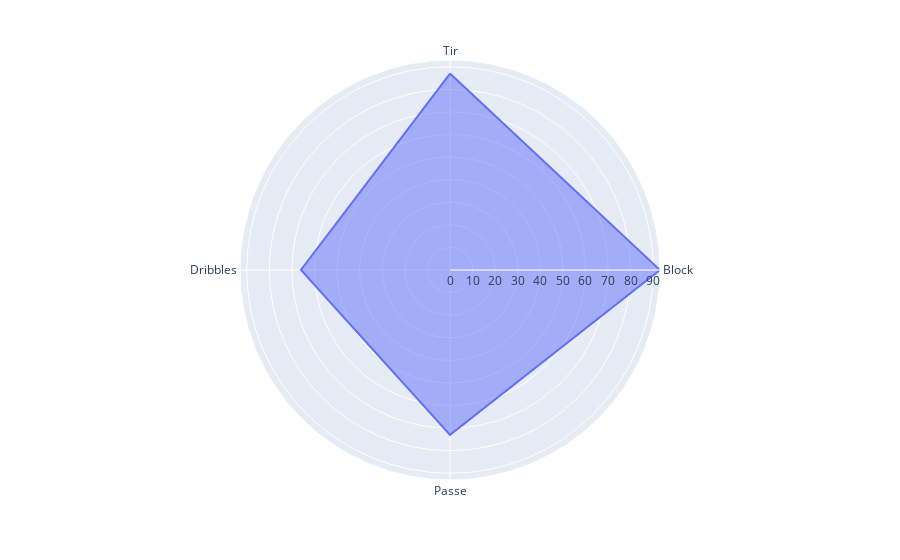

This figure's notebook cell:
### Code cell
import plotly.express as px
import pandas as pd
rd = pd.DataFrame(dict(
    r=[jong['Tir'].min(), jong['Block'].min(), jong['Passe'].min(),jong['Dribbles'].min()],
    theta=['Tir','Block','Passe','Dribbles']))
fig = px.line_polar(rd, r='r', theta='theta', line_close=True)
fig.update_traces(fill='toself')
fig.show()

### Figure 1 — Plotly figure (JSON) as saved in the notebook; plotly's stock layout.template omitted (floating-point values rounded to 4 significant figures)
{"data": [{"fill": "toself", "hovertemplate": "r=%{r}<br>theta=%{theta}<extra></extra>", "legendgroup": "", "line": {"color": "#636efa", "dash": "solid"}, "marker": {"symbol": "circle"}, "mode": "lines", "name": "", "r": [87, 93, 73, 66, 87], "showlegend": false, "subplot": "polar", "theta": ["Tir", "Block", "Passe", "Dribbles", "Tir"], "type": "scatterpolar"}], "layout": {"autosize": true, "legend": {"tracegroupgap": 0}, "margin": {"t": 60}, "polar": {"angularaxis": {"direction": "clockwise", "rotation": 90, "type": "category"}, "domain": {"x": [0, 1], "y": [0, 1]}, "radialaxis": {"autorange": true, "range": [0, 93], "type": "linear"}}}}
